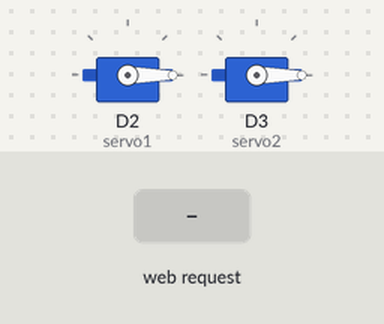
Bench run of a sketch on a simulated ESP8266 (NodeMCU). On the bench: 2 × servo. The inputs (shaded band) are chosen by the test bench. WiFi joins after 1.5 s; servers stay silent unless stated; what the sketch prints to the serial monitor is not drawn.

Above: at 4.7 s.
4.8 s: HTTP request GET /?servo3=90 received
At 5.4 s:
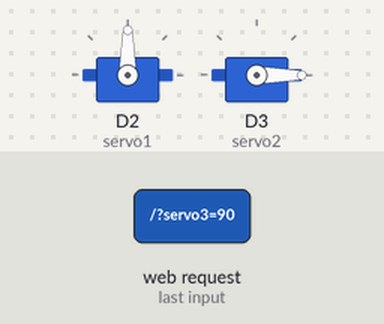
6.3 s: HTTP request GET /?servo1=180 received
At 6.6 s:
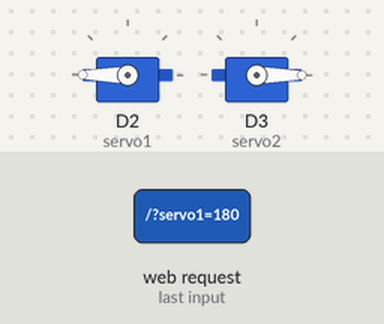
7.8 s: HTTP request GET /?servo2=90 received
At 8.9 s:
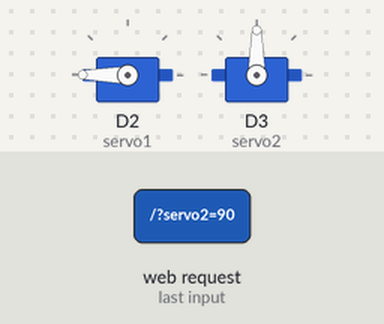
9.3 s: HTTP request GET /?servo1=0 received
At 10.1 s:
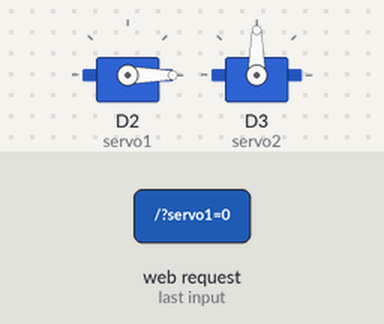
10.8 s: HTTP request GET /?servo1=90 received
At 11.2 s:
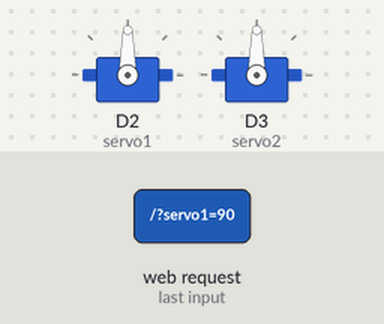
12.3 s: HTTP request GET /?servo2=180 received
At 13.5 s:
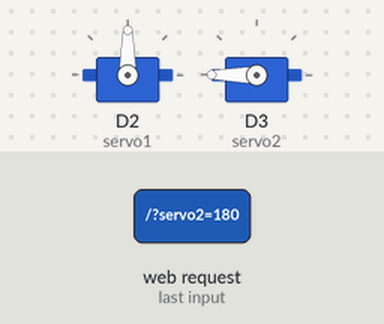
Timing chart, 0 to 14.8 s (numbered marks = the images above; inputs shaded):
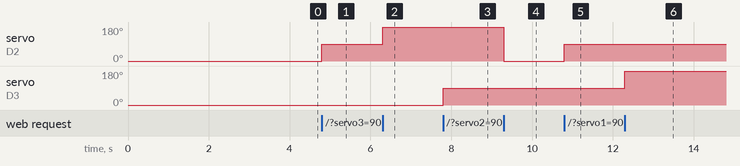

Measured:
- after the input at 4.8 s, servo on D2 (servo1): 0° → 90° at once
- after the input at 6.3 s, servo on D2 (servo1): 90° → 180° at once
- after the input at 7.8 s, servo on D3 (servo2): 0° → 90° at once
- after the input at 9.3 s, servo on D2 (servo1): 180° → 0° at once
- after the input at 10.8 s, servo on D2 (servo1): 0° → 90° at once
- after the input at 12.3 s, servo on D3 (servo2): 90° → 180° at once

The sketch:

2ServosWifi.ino
```cpp
#include <ESP8266WiFi.h>
#include <ESP8266WebServer.h>

const char ssid[] = "WIFI NAME";
const char pass[] = "PASSWORD";

// Web server port
const uint16_t port = 80;

#include <Servo.h>
Servo servo1;
Servo servo2;

int grados1 = 0;
int grados2 = 0;

// Web server object declaration
ESP8266WebServer server(port);


void setup()
{
servo1.attach(D2);
servo2.attach(D3);

servo1.write(0);
servo2.write(0);

delay(2000);

  // Setup serial communication
    Serial.begin(74880);

    // *** Connect to a WiFi acces point ***
    Serial.printf("Connecting to %s ", ssid);
    WiFi.begin(ssid, pass);
    while (WiFi.status() != WL_CONNECTED)
    {
        delay(500);
        Serial.print(".");
    }
    Serial.printf(" Connected\n");
    Serial.printf("IP address: %s\n", WiFi.localIP().toString().c_str());

    // *** Start web server ***
    server.on("/", HTTP_GET, handleRoot);
    server.begin();
    Serial.printf("Web server started at port %d\n", port);
}

void loop()
{
    server.handleClient();
}

void handleRoot()
{
  if (server.arg("servo1") == "0"){
      servo1.write(0);
      grados1 = 0;
    }
    else if (server.arg("servo1") == "90"){
      servo1.write(90);
      grados1 = 90;
    }
    else if (server.arg("servo1") == "180"){
      servo1.write(180);
      grados1 = 180;
    }
    else if (server.arg("servo2") == "0"){
      servo2.write(0);
      grados2 = 0;
    }
    else if (server.arg("servo2") == "90"){
      servo2.write(90);
      grados2 = 90;
    }
    else if (server.arg("servo2") == "180"){
      servo2.write(180);
      grados2 = 180;

    }else if (server.arg("servo3") != ""){
      Serial.println("Servo 3 llamando");
      servo1.write(server.arg("servo3").toInt());
      grados1 = server.arg("servo3").toInt();

    }else if (server.arg("servo4") != ""){
      Serial.println("Servo 4 llamando");
      servo2.write(server.arg("servo4").toInt());
      grados2 = server.arg("servo4").toInt();
    }

    String webPage;

    webPage += "<html>\r\n";
    webPage += "<head>\r\n";
    webPage += "<title>Servo</title>\r\n";
    webPage += "</head>\r\n";
    webPage += "<body>\r\n";
    webPage += "<form method=\"get\">\r\n";
    if(grados1 == 0){
      webPage += "<h1>Servo Motor 1: 0 grados</h1>\r\n";
    }else if(grados1 == 90){
      webPage += "<h1>Servo Motor 1: 90 grados</h1>\r\n";
    }else if(grados1 == 180){
      webPage += "<h1>Servo Motor 1: 180 grados</h1>\r\n";
    }else{
      webPage += "<h1>Servo Motor 1:" + (String)grados1 + "grados</h1>\r\n";
    }
    webPage += "<input type=\"submit\" name=\"servo1\" value=\"0\">\r\n";
    webPage += "<input type=\"submit\" name=\"servo1\" value=\"90\">\r\n";
    webPage += "<input type=\"submit\" name=\"servo1\" value=\"180\">\r\n";
    webPage += "<br>\r\n";
    if(grados2 == 0){
      webPage += "<h1>Servo Motor 2: 0 grados</h1>\r\n";
    }else if(grados2 == 90){
      webPage += "<h1>Servo Motor 2: 90 grados</h1>\r\n";
    }else if(grados2 == 180){
      webPage += "<h1>Servo Motor 2: 180 grados</h1>\r\n";
    }else{
      webPage += "<h1>Servo Motor 2:" + (String)grados2 + "grados</h1>\r\n";
    }
    webPage += "<input type=\"submit\" name=\"servo2\" value=\"0\">\r\n";
    webPage += "<input type=\"submit\" name=\"servo2\" value=\"90\">\r\n";
    webPage += "<input type=\"submit\" name=\"servo2\" value=\"180\">\r\n";
    webPage += "</form>\r\n";
    webPage += "</body>\r\n";
    webPage += "</html>\r\n";

    server.send(200, "text/html", webPage);
}
```
